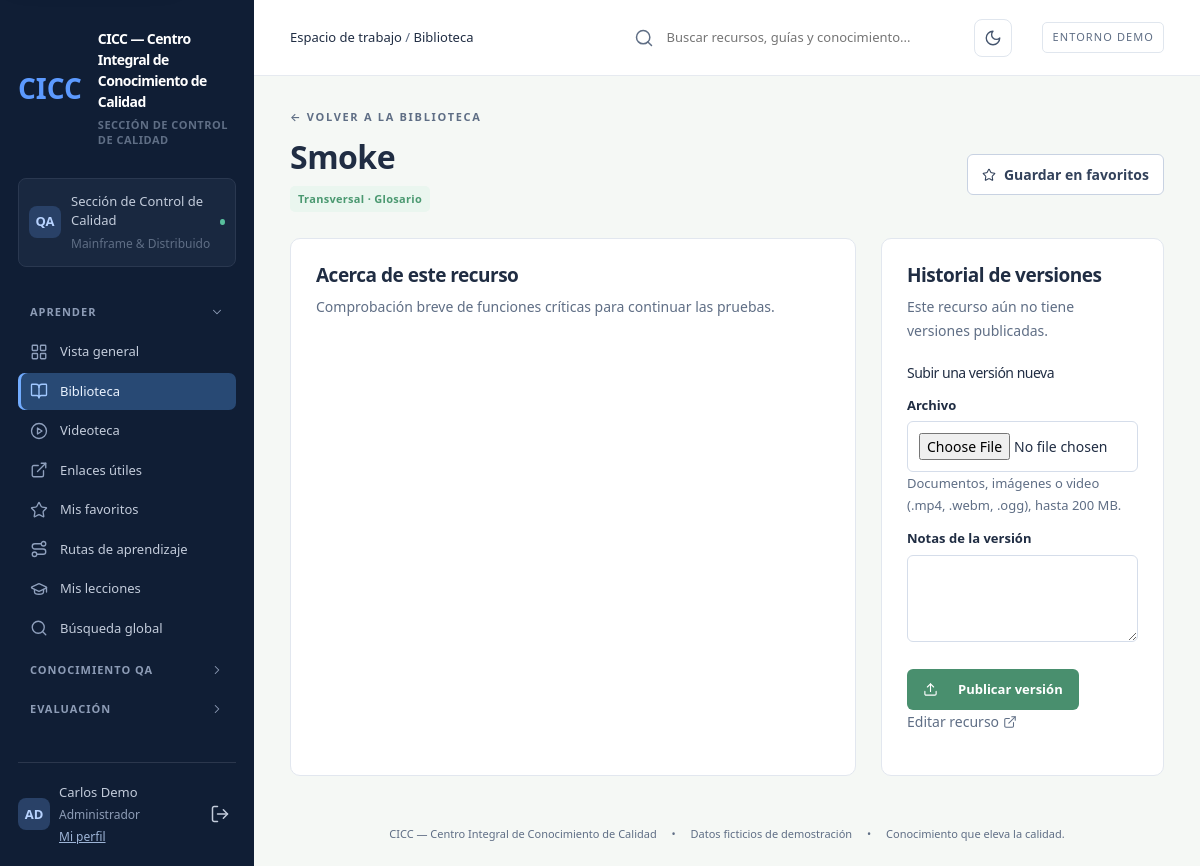
Page /resource/32/ (signed in) on the committed database.
### hub/models.py (models this page shows, shortened)
class Resource(models.Model):
    title = models.CharField(max_length=200)
    area = models.CharField(max_length=20, choices=AREA_CHOICES)
    kind = models.CharField(max_length=20, choices=KIND_CHOICES, default='Documento')
    description = models.TextField()
    url = models.URLField(blank=True)
    published = models.BooleanField(default=True)
    landing = models.CharField(
        max_length=20,
        choices=LANDING_CHOICES,
        blank=True,
        help_text='Si se define, el recurso abre el curso semanal correspondiente en lugar de la ficha estándar.',
    )
    tags = models.CharField(
        max_length=200, blank=True, help_text='Etiquetas separadas por comas, por ejemplo: jcl, batch.'
    )
    related = models.ManyToManyField(
        'self', blank=True, help_text='Recursos que se muestran como «Ver también» (la relación es en ambos sentidos).'
    )
    @property
    def tag_list(self):
        return [tag.strip() for tag in self.tags.split(',') if tag.strip()]
    @property
    def display_kind(self):
        return MODULES.get(self.kind, self.kind)

### hub/views/learn.py (the view)
# urls.py: path('resource/<int:pk>/', v.resource, name='resource'),
@login_required
def resource(request, pk):
    item = get_object_or_404(Resource, pk=pk, published=True)
    remember_recent(request, item.pk)
    if item.landing in COURSES:
        return course_cover(request, item.landing)
    versions = list(item.versions.order_by('-number'))
    related = list(item.related.filter(published=True)[:4])
    if not related and item.tag_list:
        pattern = r'(^|,\s*)(' + '|'.join(re.escape(t) for t in item.tag_list) + r')\s*(,|$)'
        related = list(Resource.objects.filter(published=True, tags__iregex=pattern).exclude(pk=item.pk)[:4])
    return render(
        request,
        'resource.html',
        ctx(
            request,
            'library',
            resource=item,
            versions=versions,
            player=next((v for v in versions if v.is_video), None),
            related=related,
            upload_form=ResourceVersionForm() if request.user.has_perm('hub.add_resourceversion') else None,
            is_favorite=Favorite.objects.filter(user=request.user, resource=item).exists(),
        ),
    )

### hub/forms.py (shortened to what this page needs)
class ResourceVersionForm(forms.ModelForm):
    class Meta:
        model = ResourceVersion
        fields = ['file', 'notes']
        labels = {'file': 'Archivo', 'notes': 'Notas de la versión'}
        widgets = {'notes': forms.Textarea(attrs={'rows': 3})}

### hub/navigation.py (called while the page is built)
def allowed(user, slug):
    return slug not in GATES or user.has_perm(GATES[slug])

def groups_for(user, section):
    groups = []
    for key, label, items in NAV_GROUPS:
        visible = [item for item in items if allowed(user, item[0])]
        if visible:
            groups.append(
                {'key': key, 'label': label, 'items': visible, 'active': any(slug == section for slug, _, _ in visible)}
            )
    return groups

### hub/templatetags/cicc.py (called while the page is built)
@register.simple_tag
def icon(name, css=''):
    body = ICONS.get(name, ICONS['file'])
    cls = f'icon {css}'.strip()
    return mark_safe(
        f'<svg class="{cls}" viewBox="0 0 24 24" width="1em" height="1em" fill="none" stroke="currentColor" '
        f'stroke-width="1.8" stroke-linecap="round" stroke-linejoin="round" aria-hidden="true" focusable="false">{body}</svg>'
    )

@register.filter
def role_of(user):
    group = user.groups.first()
    if group:
        return group.name
    return 'Administrador' if user.is_superuser else 'Sin rol'

### hub/views/common.py (called while the page is built)
def ctx(request, section, **extra):
    return {
        'nav_groups': groups_for(request.user, section),
        'section': section,
        'title': TITLES.get(section, 'Recurso'),
        'active_attempts': Attempt.objects.filter(user=request.user, finished=False).count(),
        **extra,
    }

### hub/views/learn.py (called while the page is built)
def remember_recent(request, pk, limit=6):
    recent = [p for p in request.session.get('recent', []) if p != pk]
    request.session['recent'] = [pk, *recent][:limit]

### templates/resource.html (shortened to what this page needs)
{% extends 'base.html' %}
{% load cicc %}
{% block content %}
<a href="/p/library/" class="eyebrow">← VOLVER A LA BIBLIOTECA</a>
<div class="page-heading">
  <div>
    <h1>{{ resource.title }}</h1>
    <span class="pill green">{{ resource.area }} · {{ resource.display_kind }}</span>
  </div>
  <form method="post" action="/favorite/{{ resource.pk }}/">{% csrf_token %}
    <button class="fav-inline{% if is_favorite %} on{% endif %}" aria-pressed="{% if is_favorite %}true{% else %}false{% endif %}">{% icon 'star' %} {% if is_favorite %}En favoritos{% else %}Guardar en favoritos{% endif %}</button>
  </form>
</div>
<div class="two-col">
  <article class="panel">
    <h2>Acerca de este recurso</h2>
    <p>{{ resource.description|linebreaksbr }}</p>
  </article>
  <aside class="panel">
    <h2>Historial de versiones</h2>
    {% for v in versions %}
    <div class="review-item">
      <span class="pill green">Versión {{ v.number }}.0</span>
      <p>{{ v.notes }}</p>
      <small>{{ v.created|date:'d/m/Y' }}</small>
      {% if v.file %}<p><a href="/download/{{ v.pk }}/">{% icon 'download' %} Descargar archivo protegido</a></p>{% endif %}
    </div>
    {% empty %}
    <p>Este recurso aún no tiene versiones publicadas.</p>
    {% endfor %}
    {% if upload_form %}
    <h3 style="margin-top:22px">Subir una versión nueva</h3>
    <form method="post" action="{% url 'upload_version' resource.pk %}" enctype="multipart/form-data" class="stack-form">{% csrf_token %}
      <label for="id_file">{{ upload_form.file.label }}</label>{{ upload_form.file }}
      <small>Documentos, imágenes o video (.mp4, .webm, .ogg), hasta 200 MB.</small>
      <label for="id_notes">{{ upload_form.notes.label }}</label>{{ upload_form.notes }}
      <div class="form-actions"><button class="btn-primary">{% icon 'upload' %} Publicar versión</button></div>
    </form>
    {% endif %}
    {% if perms.hub.change_resource %}<p><a href="/admin/hub/resource/{{ resource.pk }}/change/">Editar recurso {% icon 'link' %}</a></p>{% endif %}
  </aside>
</div>
{% endblock %}

### templates/base.html (shortened to what this page needs)
{% load static cicc %}<!doctype html>
<html lang="es">
<head>
  <link rel="stylesheet" href="{% static 'vendor/bootstrap.min.css' %}">
  <link rel="stylesheet" href="{% static 'hub.css' %}">
</head>
<body class="theme-{{ section }}">
<aside class="sidebar">
  <a class="brand" href="/">
    <span class="brand-dot">CICC</span>
    <div>CICC — Centro Integral de Conocimiento de Calidad<small>SECCIÓN DE CONTROL DE CALIDAD</small></div>
  </a>
  <div class="workspace">
    <span class="avatar" aria-hidden="true">QA</span>
    <div>Sección de Control de Calidad<small>Mainframe &amp; Distribuido</small></div>
    <span class="online" aria-hidden="true"></span>
  </div>
  <nav aria-label="Menú principal" data-user="{{ user.pk }}">
    {% for group in nav_groups %}
    <section class="nav-group{% if group.active %} is-active{% endif %}" data-group="{{ group.key }}">
      <button type="button" class="nav-label nav-toggle" aria-expanded="true" aria-controls="nav-{{ group.key }}">
        <span>{{ group.label }}</span>{% icon 'chevron' 'chevron' %}
      </button>
      <div class="nav-items" id="nav-{{ group.key }}">
        {% for slug, label, glyph in group.items %}
        <a href="/p/{{ slug }}/" class="{% if section == slug %}active{% endif %}"{% if section == slug %} aria-current="page"{% endif %}>
          {% icon glyph %}<span class="nav-text">{{ label }}</span>
        </a>
        {% endfor %}
      </div>
    </section>
    {% endfor %}
  </nav>
  <div class="sidebar-bottom">
    <div class="avatar" aria-hidden="true">{{ user.username|slice:':2'|upper }}</div>
    <div>{{ user.get_full_name|default:user.username }}<small>{{ user|role_of }}</small><a class="side-link" href="{% url 'profile' %}">Mi perfil</a></div>
    <form method="post" action="/logout/">{% csrf_token %}
      <button class="icon-button" title="Cerrar sesión" aria-label="Cerrar sesión">{% icon 'logout' %}</button>
    </form>
  </div>
</aside>
<div class="main">
  <header>
    <span class="crumbs"><a href="/p/dashboard/">Espacio de trabajo</a> <span class="muted" aria-hidden="true">/</span> <strong>{{ title }}</strong></span>
    <form action="/p/search/" class="global-search" role="search">
      {% icon 'search' %}
      <input aria-label="Buscar en el conocimiento" name="q" value="{{ query }}" placeholder="Buscar recursos, guías y conocimiento...">
    </form>
    <button type="button" id="theme-toggle" class="theme-toggle" aria-pressed="false" aria-label="Cambiar a modo oscuro">{% icon 'moon' 'when-light' %}{% icon 'sun' 'when-dark' %}</button>
    <span class="header-tag">ENTORNO DEMO</span>
  </header>
  <main id="contenido">
    {% block content %}{% endblock %}
    <footer>CICC — Centro Integral de Conocimiento de Calidad <span>•</span> Datos ficticios de demostración <span>•</span> Conocimiento que eleva la calidad.</footer>
  </main>
</div>
</body>
</html>

### rows in the picture
Resource: title "Smoke", area "Transversal", display_kind "Glosario", description "Comprobación breve de funciones críticas para continuar las pruebas."

### other values in the picture
{{ group.label }} "APRENDER" "CONOCIMIENTO QA" "EVALUACIÓN"
{{ label }} "Vista general" "Biblioteca" "Videoteca" "Enlaces útiles" "Mis favoritos" "Rutas de aprendizaje" "Mis lecciones" "Búsqueda global"
{{ user.username|slice:':2'|upper }} "AD"
{{ user.get_full_name|default:user.username }} "Carlos Demo"
{{ user|role_of }} "Administrador"
{{ title }} "Biblioteca"
{{ upload_form.file.label }} "Archivo"
{{ upload_form.notes.label }} "Notas de la versión"
